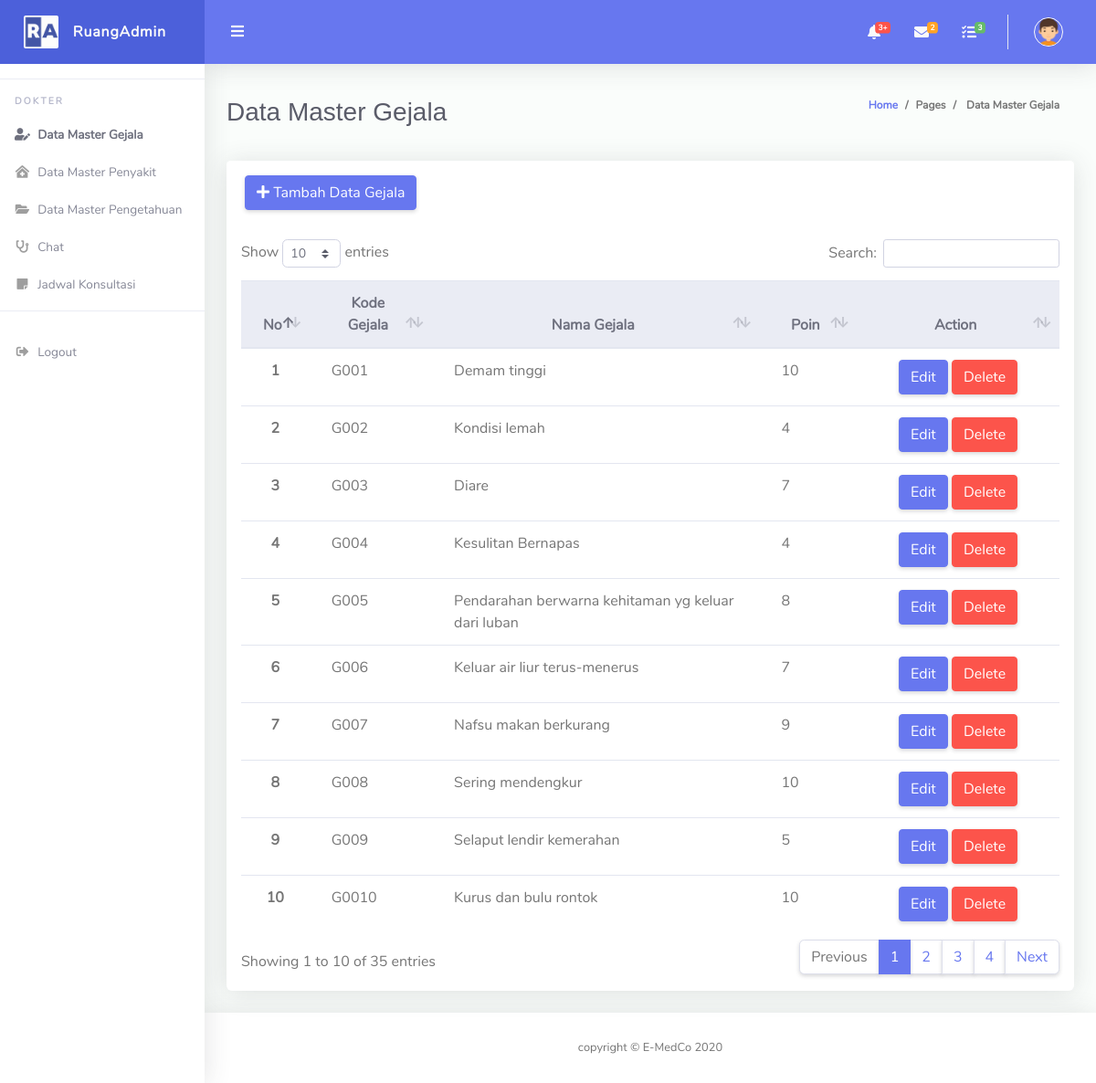
/Dokter/Data_Gejala (signed in), run on the app's committed database.
### tables this page shows
CREATE TABLE `tb_gejala` (
  `id_gejala` int(11) NOT NULL,
  `kd_gejala` varchar(12) NOT NULL,
  `nama_gejala` varchar(128) NOT NULL,
  `poin_gejala` double NOT NULL
);

### application/controllers/Dokter/Data_Gejala.php (called while the page is built, shortened)
<?php
class Data_Gejala extends CI_Controller
{
    public function __construct()
    {
        $this->load->library('form_validation');
        $this->load->model('Pakar_model');
    }
    public function index()
    {
        $data['title'] = 'Data Master Gejala';
        $data['user'] = $this->db->get_where('tb_user', ['email' => $this->session->userdata('email')])->row_array();
        $data['result'] = $this->Pakar_model->getAllDataGejala();
        $this->load->view('layout/apotek/header', $data);
        $this->load->view('layout/dokter/sidebar', $data);
        $this->load->view('layout/apotek/topbar', $data);
        $this->load->view('pages/dokter/data-gejala', $data);
        $this->load->view('layout/apotek/footer', $data);
    }
}

### index.php (called while the page is built, shortened)
<?php
require_once BASEPATH.'core/CodeIgniter.php';

### application/models/Pakar_model.php (called while the page is built, shortened)
<?php
class Pakar_model extends CI_Model
{
    public function getAllDataGejala()
    {
        $query = $this->db->query('SELECT * FROM tb_gejala');
        return $query->result();
    }
}

### application/views/pages/dokter/data-gejala.php (the view, shortened to what this page needs)
<div class="container-fluid" id="container-wrapper">
    <div class="d-sm-flex align-items-center justify-content-between mb-4">
        <h1 class="h3 mb-0 text-gray-800"> <?= $title; ?></h1>
        <ol class="breadcrumb">
            <li class="breadcrumb-item"><a href="./">Home</a></li>
            <li class="breadcrumb-item">Pages</li>
            <li class="breadcrumb-item active" aria-current="page"> <?= $title; ?></li>
        </ol>
    </div>
    <div class="row">
        <div class="col-lg-12">
            <div class="card mb-4">
                <div class="card-header py-3">
                    <button class="btn btn-primary" data-toggle="modal" data-target="#TambahGejalaModal">
                        <span class="icon text-white-10">
                            <i class="fas fa-plus"></i>
                        </span>
                        <span class="text">Tambah Data Gejala</span>
                    </button>
                </div>
                <div class="table-responsive p-3">
                    <table class="table align-items-center table-flush" id="dataTable">
                        <thead class="thead-light">
                            <tr>
                                <th class="text-center" style="width: 5%">No</th>
                                <th class="text-center" style="width: 15%">Kode Gejala </th>
                                <th class="text-center" style="width: 40%">Nama Gejala</th>
                                <th class="text-center"> Poin </th>
                                <th class="text-center"> Action</th>
                            </tr>
                        </thead>
                        <tbody>
                            <?php
                            foreach ($result as $row) : ?>
                                <tr>
                                    <th scope="row" class="text-center"><?= array_search($row, $result) + 1 ?></th>
                                    <td><?= $row->kd_gejala; ?></td>
                                    <td><?= $row->nama_gejala; ?></td>
                                    <td><?= $row->poin_gejala; ?></td>
                                    <td style="text-align:center">
                                        <a href="<?= base_url('Dokter/Data_Gejala/edit'); ?>/<?= $row->id_gejala; ?>" type="button" class="btn btn-primary">Edit</a>
                                        <a href="<?= base_url('Dokter/Data_Gejala/delete'); ?>/<?= $row->id_gejala; ?>" type="button" class="btn btn-danger" onclick="return confirm ('Hapus data?'); ">Delete</a>
                                    </td>
                                </tr>
                            <?php endforeach; ?>
                        </tbody>
                    </table>
                </div>
            </div>
        </div>
    </div>
</div>
</div>

### application/views/layout/apotek/header.php (shortened to what this page needs)
<!DOCTYPE html>
<html lang="en">
<head>
    <link href="<?= base_url('assets/vendor-admin/'); ?>css/style.css" rel="stylesheet">
    <link href="<?= base_url('assets/vendor-admin/'); ?>vendor/fontawesome-free/css/all.min.css" rel="stylesheet" type="text/css">
    <link href="<?= base_url('assets/vendor-admin/'); ?>vendor/bootstrap/css/bootstrap.min.css" rel="stylesheet" type="text/css">
    <link href="<?= base_url('assets/vendor-admin/'); ?>css/ruang-admin.min.css" rel="stylesheet">
    <link href="<?= base_url('assets/vendor-admin/'); ?>vendor/datatables/dataTables.bootstrap4.min.css" rel="stylesheet">
</head>
<body id="page-top">
    <div id="wrapper">

### application/views/layout/dokter/sidebar.php
<ul class="navbar-nav sidebar sidebar-light accordion" id="accordionSidebar">
    <a class="sidebar-brand d-flex align-items-center justify-content-center" href="<?= base_url('Dokter/Data_Gejala') ?>">
        <div class="sidebar-brand-icon">
            <img src="<?= base_url('assets/vendor-admin/'); ?>img/logo/logo2.png">
        </div>
        <div class="sidebar-brand-text mx-3">RuangAdmin</div>
    </a>
    <hr class="sidebar-divider">
    <div class="sidebar-heading">
        Dokter
    </div>
    <li class="nav-item <?= $this->uri->segment(2) == 'Data_Gejala' ? 'active' : '' ?>">
        <a class="nav-link" href="<?= base_url('Dokter/Data_Gejala'); ?>">
            <i class="fas fa-fw fa-user-edit"></i>
            <span>Data Master Gejala</span></a>
    </li>
    <li class="nav-item <?= $this->uri->segment(2) == 'Data_Penyakit' ? 'active' : '' ?>">
        <a class="nav-link" href="<?= site_url('Dokter/Data_Penyakit'); ?>">
            <i class="fas fa-fw fa-clinic-medical"></i>
            <span>Data Master Penyakit</span></a>
    </li>
    <li class="nav-item <?= $this->uri->segment(2) == 'Data_Pengetahuan' ? 'active' : '' ?>">
        <a class="nav-link" href="<?= site_url('Dokter/Data_Pengetahuan'); ?>">
            <i class="fas fa-fw fa-folder-open"></i>
            <span>Data Master Pengetahuan</span></a>
    </li>
    <li class="nav-item <?= $this->uri->segment(2) == 'Chat' ? 'active' : '' ?>">
        <a class="nav-link" href="<?= site_url('Dokter/Chat'); ?>">
            <i class="fas fa-fw fa-stethoscope"></i>
            <span>Chat</span></a>
    </li>
    <li class="nav-item <?= $this->uri->segment(2) == 'Konsultasi' ? 'active' : '' ?>">
        <a class="nav-link" href="<?= site_url('Dokter/Konsultasi'); ?>">
            <i class="fas fa-fw fa-sticky-note"></i>
            <span>Jadwal Konsultasi</span></a>
    </li>
    <hr class="sidebar-divider">
    <li class="nav-item">
        <a class="nav-link" href="<?= base_url('Login/logout'); ?>">
            <i class="fas fa-fw fa-sign-out-alt"></i>
            <span> Logout </span></a>
    </li>
</ul>

### application/views/layout/apotek/topbar.php (shortened to what this page needs)
<div id="content-wrapper" class="d-flex flex-column">
    <div id="content">
        <nav class="navbar navbar-expand navbar-light bg-navbar topbar mb-4 static-top">
            <button id="sidebarToggleTop" class="btn btn-link rounded-circle mr-3">
                <i class="fa fa-bars"></i>
            </button>
            <ul class="navbar-nav ml-auto">
                <li class="nav-item dropdown no-arrow mx-1">
                    <a class="nav-link dropdown-toggle" href="#" id="alertsDropdown" role="button" data-toggle="dropdown" aria-haspopup="true" aria-expanded="false">
                        <i class="fas fa-bell fa-fw"></i>
                        <span class="badge badge-danger badge-counter">3+</span>
                    </a>
                </li>
                <li class="nav-item dropdown no-arrow mx-1">
                    <a class="nav-link dropdown-toggle" href="#" id="messagesDropdown" role="button" data-toggle="dropdown" aria-haspopup="true" aria-expanded="false">
                        <i class="fas fa-envelope fa-fw"></i>
                        <span class="badge badge-warning badge-counter">2</span>
                    </a>
                </li>
                <li class="nav-item dropdown no-arrow mx-1">
                    <a class="nav-link dropdown-toggle" href="#" id="messagesDropdown" role="button" data-toggle="dropdown" aria-haspopup="true" aria-expanded="false">
                        <i class="fas fa-tasks fa-fw"></i>
                        <span class="badge badge-success badge-counter">3</span>
                    </a>
                </li>
                <li class="nav-item dropdown no-arrow">
                    <a class="nav-link dropdown-toggle" href="#" id="userDropdown" role="button" data-toggle="dropdown" aria-haspopup="true" aria-expanded="false">
                        <img class="img-profile rounded-circle" src="<?= base_url('assets/vendor-admin/'); ?>img/boy.png" style="max-width: 60px">
                    </a>
                </li>
            </ul>
        </nav>

### application/views/layout/apotek/footer.php (shortened to what this page needs)
<footer class="sticky-footer bg-white">
    <div class="container my-auto">
        <div class="copyright text-center my-auto">
            <span>copyright &copy; E-MedCo
            </span>
        </div>
    </div>
</footer>
</div>
</div>
</body>
</html>

### data on the page
tb_gejala: result "1", kd_gejala "G001", nama_gejala "Demam tinggi", poin_gejala "10"
tb_gejala: result "2", kd_gejala "G002", nama_gejala "Kondisi lemah", poin_gejala "4"
tb_gejala: result "3", kd_gejala "G003", nama_gejala "Diare", poin_gejala "7"
tb_gejala: result "4", kd_gejala "G004", nama_gejala "Kesulitan Bernapas", poin_gejala "4"
tb_gejala: result "5", kd_gejala "G005", nama_gejala "Pendarahan berwarna kehitaman yg keluar dari luban", poin_gejala "8"
tb_gejala: result "6", kd_gejala "G006", nama_gejala "Keluar air liur terus-menerus", poin_gejala "7"
tb_gejala: result "7", kd_gejala "G007", nama_gejala "Nafsu makan berkurang", poin_gejala "9"
tb_gejala: result "8", kd_gejala "G008", nama_gejala "Sering mendengkur", poin_gejala "10"
tb_gejala: result "9", kd_gejala "G009", nama_gejala "Selaput lendir kemerahan", poin_gejala "5"
tb_gejala: result "10", kd_gejala "G0010", nama_gejala "Kurus dan bulu rontok", poin_gejala "10"

### other printed values
$title "Data Master Gejala"
